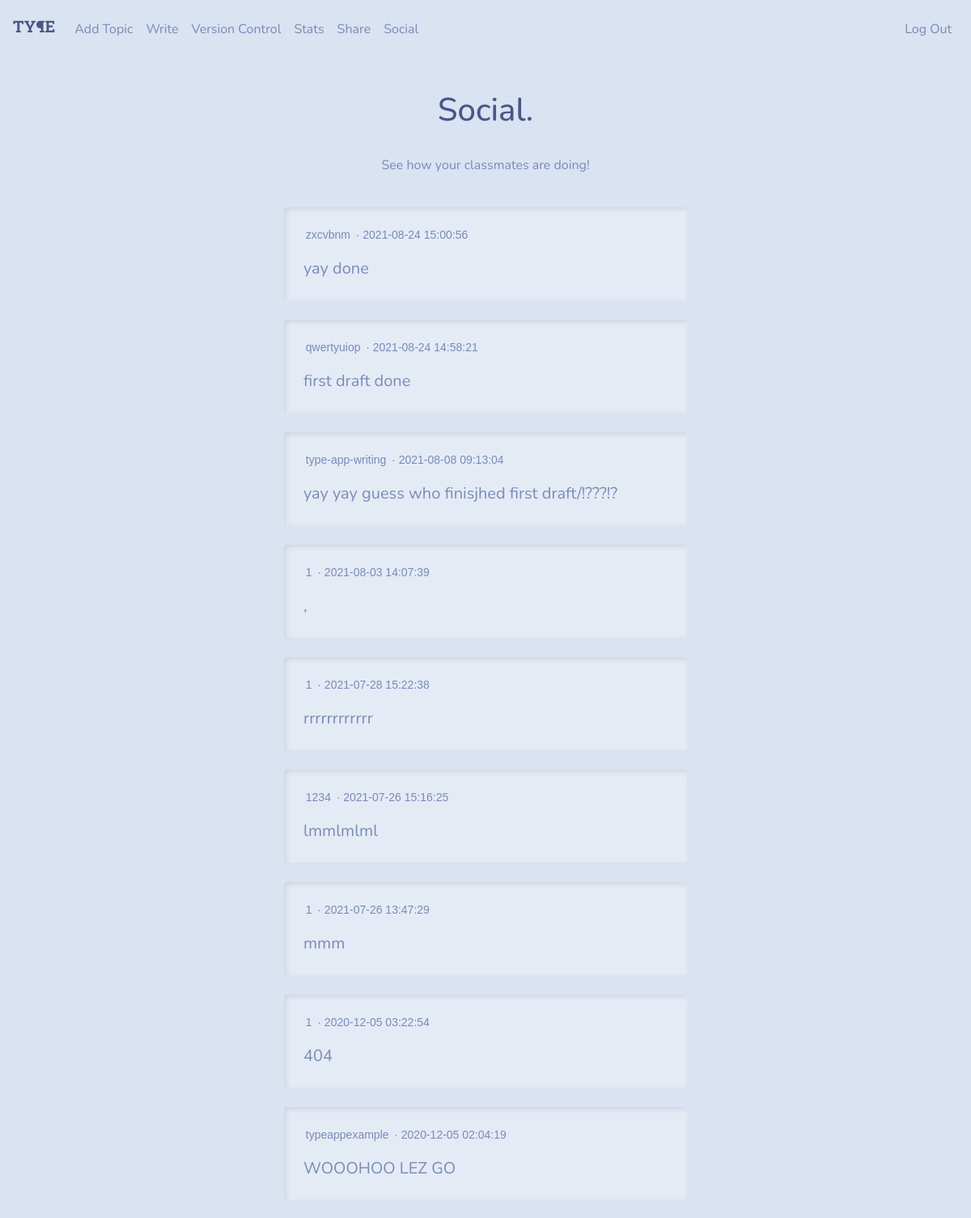
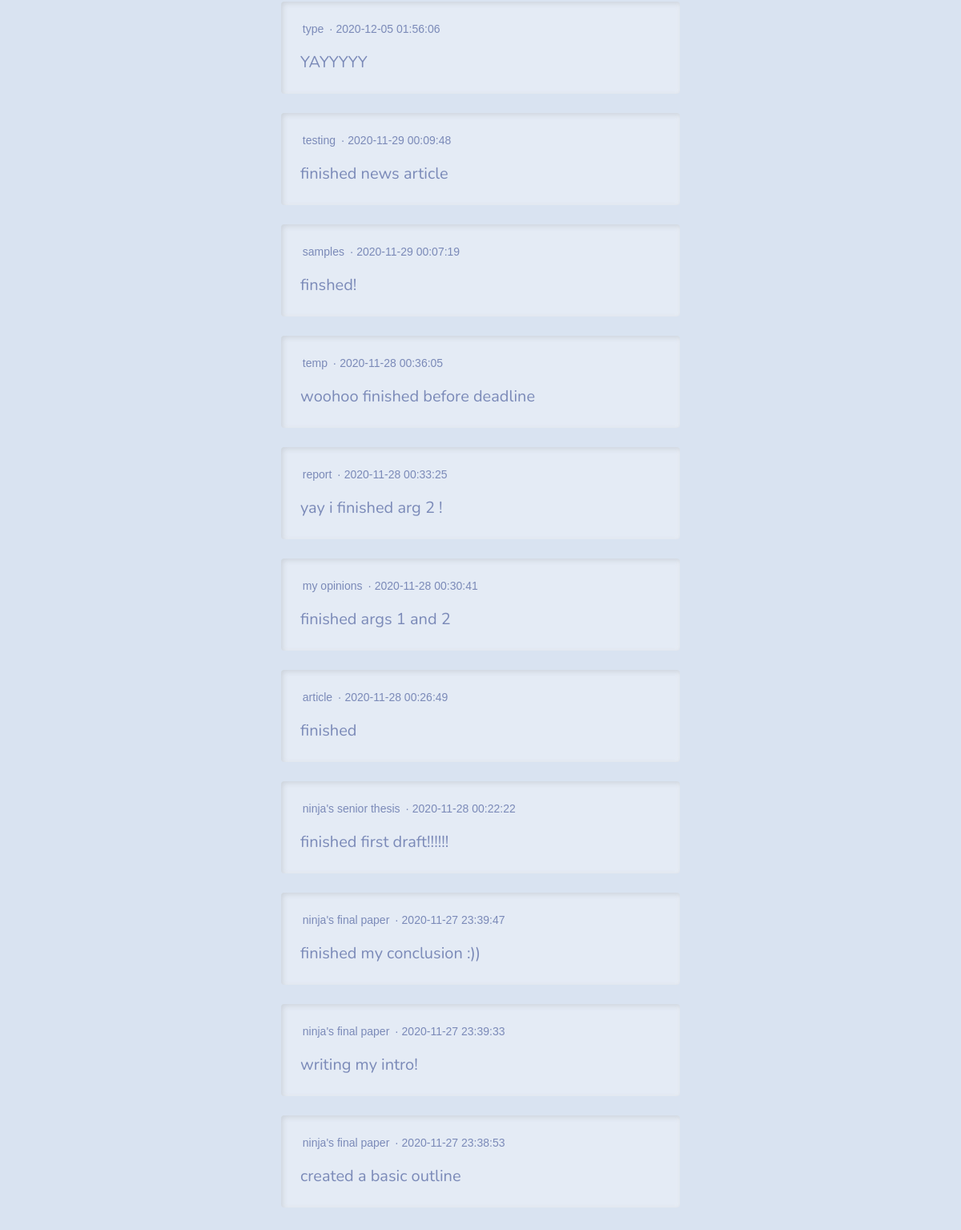
The app's page /social (signed in) with its own data (2 pictures, top to bottom).
### tables this page shows
CREATE TABLE 'social' ('id' integer PRIMARY KEY AUTOINCREMENT NOT NULL, 'username' text, 'content' text, 'timemstamp' timestamp DEFAULT CURRENT_TIMESTAMP);

### application.py (the view)
@app.route("/social")
@login_required
def social():
    posts = db.execute("SELECT username, content, timemstamp FROM social ORDER BY timemstamp DESC")
    return render_template("social.html", posts=posts)

### application.py (called while the page is built)
@app.after_request
def after_request(response):
    response.headers["Cache-Control"] = "no-cache, no-store, must-revalidate"
    response.headers["Expires"] = 0
    response.headers["Pragma"] = "no-cache"
    return response

### helpers.py (called while the page is built)
def login_required(f):
    @wraps(f)
    def decorated_function(*args, **kwargs):
        if session.get("user_id") is None:
            return redirect("/login")
        return f(*args, **kwargs)
    return decorated_function

### templates/social.html (shortened to what this page needs)
{% extends "layout.html" %}
{% block main %}
    <h1>Social.</h1>
    <br>
    <p class='text-center'>See how your classmates are doing!</p>
    <br>
    <div class="container col-md-6">
        {% for post in posts %}
          <div class="card text-left ">
              <div class="card-body">
                  <p class='small'><mark>{{ post.username }}</mark> · {{ post.timemstamp }}</p>
                <blockquote class="blockquote mb-0">
                  <p>{{ post.content }}</p>
                </blockquote>
              </div>
          </div>
          <br>
        {% endfor %}
    </div>
{% endblock %}

### records on screen
social: username "zxcvbnm", timemstamp "2021-08-24 15:00:56", content "yay done"
social: username "qwertyuiop", timemstamp "2021-08-24 14:58:21", content "first draft done"
social: username "type-app-writing", timemstamp "2021-08-08 09:13:04", content "yay yay guess who finisjhed first draft/!???!?"
social: username "1", timemstamp "2021-08-03 14:07:39", content ","
social: username "1", timemstamp "2021-07-28 15:22:38", content "rrrrrrrrrrrr"
social: username "1234", timemstamp "2021-07-26 15:16:25", content "lmmlmlml"
social: username "1", timemstamp "2021-07-26 13:47:29", content "mmm"
social: username "1", timemstamp "2020-12-05 03:22:54", content "404"
social: username "typeappexample", timemstamp "2020-12-05 02:04:19", content "WOOOHOO LEZ GO"
social: username "type", timemstamp "2020-12-05 01:56:06", content "YAYYYYY"
social: username "testing", timemstamp "2020-11-29 00:09:48", content "finished news article"
social: username "samples", timemstamp "2020-11-29 00:07:19", content "finshed!"
social: username "temp", timemstamp "2020-11-28 00:36:05", content "woohoo finished before deadline"
social: username "report", timemstamp "2020-11-28 00:33:25", content "yay i finished arg 2 !"
social: username "my opinions", timemstamp "2020-11-28 00:30:41", content "finished args 1 and 2"
social: username "article", timemstamp "2020-11-28 00:26:49", content "finished"
social: username "ninja's senior thesis", timemstamp "2020-11-28 00:22:22", content "finished first draft!!!!!!"
social: username "ninja's final paper", timemstamp "2020-11-27 23:39:47", content "finished my conclusion :))"
social: username "ninja's final paper", timemstamp "2020-11-27 23:39:33", content "writing my intro!"
social: username "ninja's final paper", timemstamp "2020-11-27 23:38:53", content "created a basic outline"
